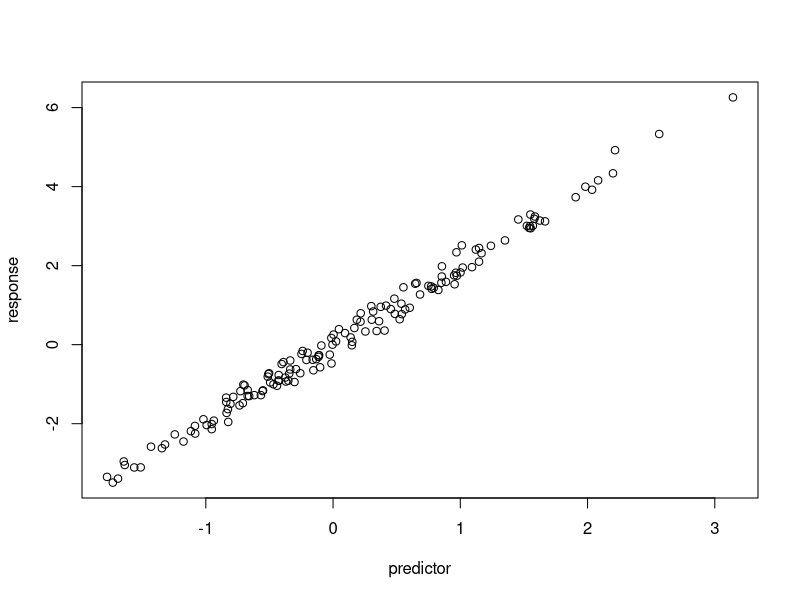

The R script that drew this image:
# Simulate and plot data
# Alina Vannarath
# u1258689@utah.edu 
# 2025-08-26

# Simulate predictor variable
predictor <- rnorm(n = 150)
# Simulate response variable with some noise
response <- 2 * predictor + rnorm(n = 100, sd = 0.2)

# Plot the data
plot(x = predictor, y = response)
